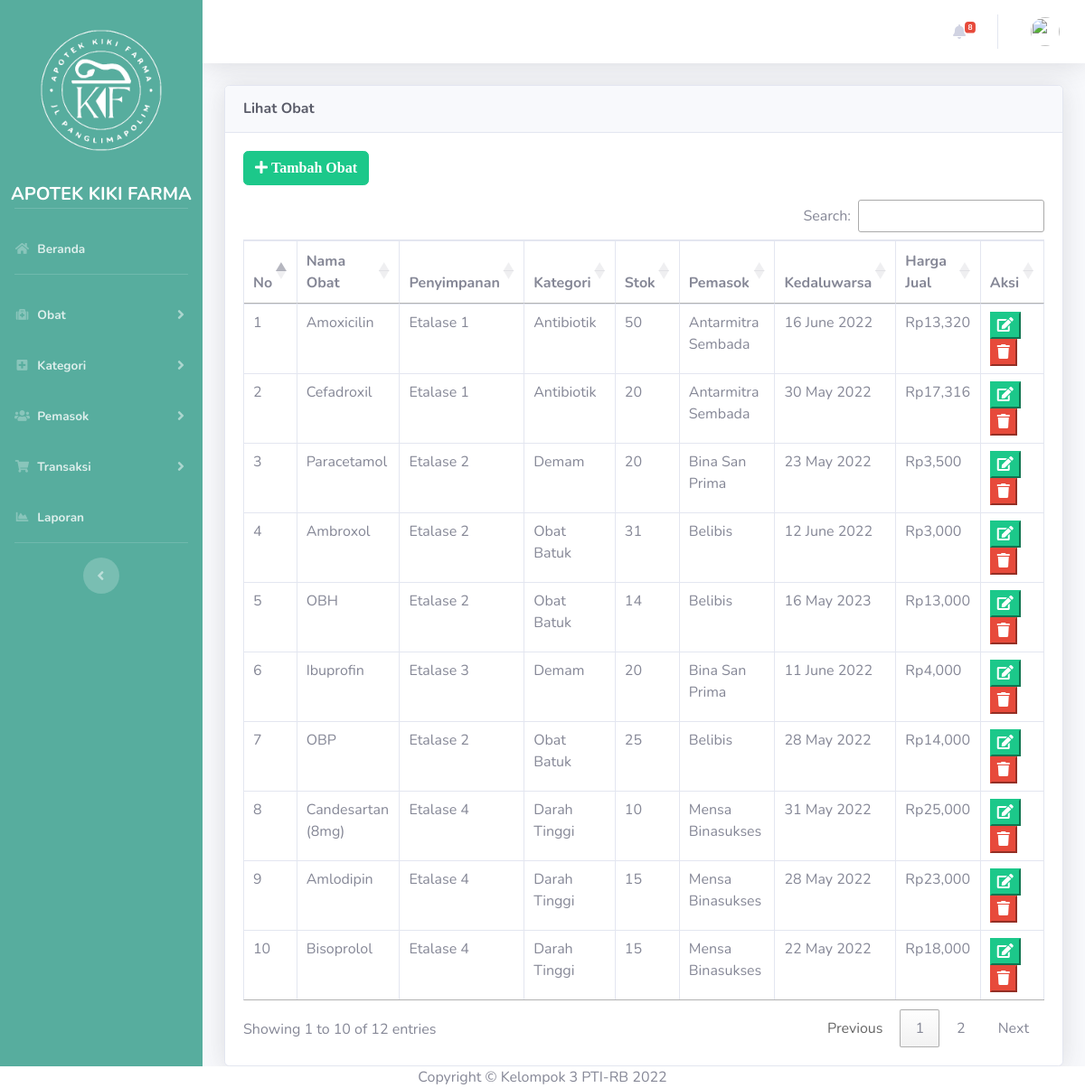
The app's page /index.php/user/lihat_obat with its own data.
### tables this page shows
CREATE TABLE `tb_obat` (
  `id` int(11) NOT NULL,
  `nama_obat` varchar(128) NOT NULL,
  `penyimpanan` varchar(128) NOT NULL,
  `stok` int(11) NOT NULL,
  `kedaluwarsa` date NOT NULL,
  `h_jual` int(11) NOT NULL,
  `h_beli` int(11) NOT NULL,
  `nama_pemasok` varchar(128) NOT NULL,
  `nama_kat` varchar(128) NOT NULL
);

### application/controllers/User.php (called while the page is built, shortened)
<?php
class User extends CI_Controller
{
    public function __construct()
    {
        $this->load->model('Data_apotek');
        $this->load->library('form_validation');
        $this->load->library('session');
        $data['habis'] = $this->Data_apotek->countstock();
        $data['expired'] = $this->Data_apotek->countexp();
        $data['hampir_habis'] = $this->Data_apotek->hampir_habis();
        $data['hampir_exp'] = $this->Data_apotek->hampir_kadal();
        $this->load->view('templates/topbar', $data, true);
    }
    public function lihat_obat()
    {
        $data['title'] = 'Lihat Obat';
        $data['user'] = $this->db->get_where('user', ['email' =>
        $this->session->userdata('email')])->row_array();
        $data['obat'] = $this->Data_apotek->getDataApotek('tb_obat');
        $this->load->view('templates/header', $data);
        $this->load->view('templates/sidebar', $data);
        $this->load->view('templates/topbar', $data);
        $this->load->view('user/lihat_obat', $data);
        $this->load->view('templates/footer');
    }
}

### index.php (called while the page is built, shortened)
<?php
require_once BASEPATH.'core/CodeIgniter.php';

### application/models/Data_apotek.php (called while the page is built, shortened)
<?php
class Data_apotek extends CI_Model
{
    public function getDataApotek($table){
        return $this->db->get($table)->result();
    }
}

### application/views/user/lihat_obat.php (the view, shortened to what this page needs)
<div class="container-fluid">
    <div class="card shadow mb-4">
        <div class="card-header py-3">
            <h6 class="m-0 font-weight-bold text-dark"><?= $title; ?></h6>
        </div>
        <div class="card-body">
            <a href="<?php echo base_url('user/form_obat'); ?>"><button class="btn btn-success mb-3">
                    <i class="fas fa-plus"> Tambah Obat</i></button></a>
            <div class="table-responsive">
                <table class="table table-bordered" id="dataTable" width="100%" cellspacing="0">
                    <thead>
                        <tr>
                            <th>No</th>
                            <th>Nama Obat</th>
                            <th>Penyimpanan</th>
                            <th>Kategori</th>
                            <th>Stok</th>
                            <th>Pemasok</th>
                            <th>Kedaluwarsa</th>
                            <th>Harga Jual</th>
                            <th>Aksi</th>
                        </tr>
                    </thead>
                    <tbody>
                        <?php
                        $i = 1;
                        foreach ($obat as $data) :
                    ?>
                        <tr>
                            <td><?= $i++; ?></td>
                            <td><?= $data->nama_obat; ?></td>
                            <td><?= $data->penyimpanan; ?></td>
                            <td><?= $data->nama_kat; ?></td>
                            <td><?= $data->stok; ?></td>
                            <td><?= $data->nama_pemasok; ?></td>
                            <td><?= date('j F Y',strtotime($data->kedaluwarsa)); ?></td>
                            <td>Rp<?= number_format($data->h_jual); ?></td>
                            <td>
                                <a href="<?= base_url('user/edit_obat/'). $data->id?>"><button type="edit"
                                        class="sbtn btn-success"><i class="fas fa-edit"></i></button></a>
                                <a href="<?= base_url('user/hapus_obat/'). $data->id?>"><button type="delete"
                                        class="sbtn btn-danger" onclick="return confirm('Yakin?')"><i
                                            class="fas fa-trash"></i></button></a>
                            </td>
                        </tr>
                        <?php endforeach; ?>
                    </tbody>
                </table>
            </div>
        </div>
    </div>
</div>

### records on screen
tb_obat: nama_obat "Amoxicilin", penyimpanan "Etalase 1", nama_kat "Antibiotik", stok "50", nama_pemasok "Antarmitra Sembada", kedaluwarsa "16 June 2022", h_jual "13,320"
tb_obat: nama_obat "Cefadroxil", penyimpanan "Etalase 1", nama_kat "Antibiotik", stok "20", nama_pemasok "Antarmitra Sembada", kedaluwarsa "30 May 2022", h_jual "17,316"
tb_obat: nama_obat "Paracetamol", penyimpanan "Etalase 2", nama_kat "Demam", stok "20", nama_pemasok "Bina San Prima", kedaluwarsa "23 May 2022", h_jual "3,500"
tb_obat: nama_obat "Ambroxol", penyimpanan "Etalase 2", nama_kat "Obat Batuk", stok "31", nama_pemasok "Belibis", kedaluwarsa "12 June 2022", h_jual "3,000"
tb_obat: nama_obat "OBH", penyimpanan "Etalase 2", nama_kat "Obat Batuk", stok "14", nama_pemasok "Belibis", kedaluwarsa "16 May 2023", h_jual "13,000"
tb_obat: nama_obat "Ibuprofin", penyimpanan "Etalase 3", nama_kat "Demam", stok "20", nama_pemasok "Bina San Prima", kedaluwarsa "11 June 2022", h_jual "4,000"
tb_obat: nama_obat "OBP", penyimpanan "Etalase 2", nama_kat "Obat Batuk", stok "25", nama_pemasok "Belibis", kedaluwarsa "28 May 2022", h_jual "14,000"
tb_obat: nama_obat "Candesartan (8mg)", penyimpanan "Etalase 4", nama_kat "Darah Tinggi", stok "10", nama_pemasok "Mensa Binasukses", kedaluwarsa "31 May 2022", h_jual "25,000"
tb_obat: nama_obat "Amlodipin", penyimpanan "Etalase 4", nama_kat "Darah Tinggi", stok "15", nama_pemasok "Mensa Binasukses", kedaluwarsa "28 May 2022", h_jual "23,000"
tb_obat: nama_obat "Bisoprolol", penyimpanan "Etalase 4", nama_kat "Darah Tinggi", stok "15", nama_pemasok "Mensa Binasukses", kedaluwarsa "22 May 2022", h_jual "18,000"

### other values on screen
$habisTotal "8"
$title "Lihat Obat"
